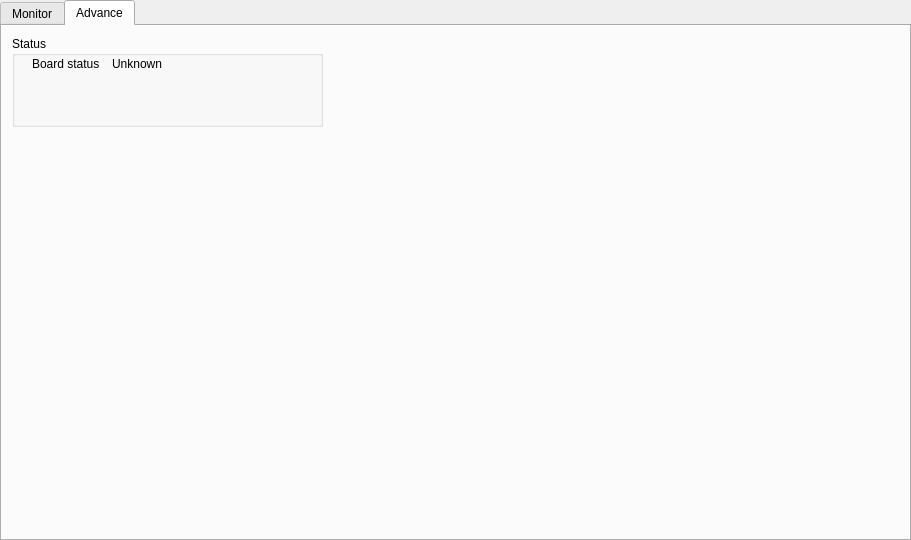
<?xml version="1.0" encoding="UTF-8"?>
<ui version="4.0">
 <class>MainWindow</class>
 <widget class="QMainWindow" name="MainWindow">
  <property name="geometry">
   <rect>
    <x>0</x>
    <y>0</y>
    <width>911</width>
    <height>540</height>
   </rect>
  </property>
  <property name="sizePolicy">
   <sizepolicy hsizetype="Fixed" vsizetype="Fixed">
    <horstretch>0</horstretch>
    <verstretch>0</verstretch>
   </sizepolicy>
  </property>
  <property name="maximumSize">
   <size>
    <width>911</width>
    <height>540</height>
   </size>
  </property>
  <property name="windowTitle">
   <string>ECG &amp; SpO2 Monitor</string>
  </property>
  <widget class="QWidget" name="centralwidget">
   <property name="sizePolicy">
    <sizepolicy hsizetype="Fixed" vsizetype="Fixed">
     <horstretch>0</horstretch>
     <verstretch>0</verstretch>
    </sizepolicy>
   </property>
   <property name="minimumSize">
    <size>
     <width>911</width>
     <height>540</height>
    </size>
   </property>
   <property name="maximumSize">
    <size>
     <width>911</width>
     <height>540</height>
    </size>
   </property>
   <widget class="QTabWidget" name="tabWidget">
    <property name="geometry">
     <rect>
      <x>0</x>
      <y>0</y>
      <width>911</width>
      <height>541</height>
     </rect>
    </property>
    <property name="currentIndex">
     <number>1</number>
    </property>
    <widget class="QWidget" name="tab_monitor">
     <attribute name="title">
      <string>Monitor</string>
     </attribute>
     <widget class="PlotWidget" name="ppg" native="true">
      <property name="geometry">
       <rect>
        <x>10</x>
        <y>10</y>
        <width>661</width>
        <height>221</height>
       </rect>
      </property>
     </widget>
     <widget class="QGroupBox" name="setting">
      <property name="geometry">
       <rect>
        <x>680</x>
        <y>100</y>
        <width>221</width>
        <height>241</height>
       </rect>
      </property>
      <property name="title">
       <string>PPG Setting</string>
      </property>
      <property name="alignment">
       <set>Qt::AlignJustify|Qt::AlignVCenter</set>
      </property>
      <widget class="QComboBox" name="sampleAverage">
       <property name="geometry">
        <rect>
         <x>110</x>
         <y>50</y>
         <width>101</width>
         <height>22</height>
        </rect>
       </property>
       <item>
        <property name="text">
         <string>1</string>
        </property>
       </item>
       <item>
        <property name="text">
         <string>2</string>
        </property>
       </item>
       <item>
        <property name="text">
         <string>4</string>
        </property>
       </item>
       <item>
        <property name="text">
         <string>8</string>
        </property>
       </item>
       <item>
        <property name="text">
         <string>16</string>
        </property>
       </item>
       <item>
        <property name="text">
         <string>32</string>
        </property>
       </item>
      </widget>
      <widget class="QLabel" name="label">
       <property name="geometry">
        <rect>
         <x>10</x>
         <y>20</y>
         <width>91</width>
         <height>21</height>
        </rect>
       </property>
       <property name="text">
        <string>LED Brightness</string>
       </property>
      </widget>
      <widget class="QLabel" name="label_2">
       <property name="geometry">
        <rect>
         <x>10</x>
         <y>50</y>
         <width>91</width>
         <height>21</height>
        </rect>
       </property>
       <property name="text">
        <string>Sample Average</string>
       </property>
      </widget>
      <widget class="QLabel" name="label_3">
       <property name="geometry">
        <rect>
         <x>10</x>
         <y>80</y>
         <width>91</width>
         <height>21</height>
        </rect>
       </property>
       <property name="text">
        <string>LED Mode</string>
       </property>
      </widget>
      <widget class="QComboBox" name="ledMode">
       <property name="geometry">
        <rect>
         <x>110</x>
         <y>80</y>
         <width>101</width>
         <height>22</height>
        </rect>
       </property>
       <property name="currentIndex">
        <number>1</number>
       </property>
       <item>
        <property name="text">
         <string>Red only</string>
        </property>
       </item>
       <item>
        <property name="text">
         <string>Red + IR</string>
        </property>
       </item>
      </widget>
      <widget class="QLabel" name="label_4">
       <property name="geometry">
        <rect>
         <x>10</x>
         <y>110</y>
         <width>91</width>
         <height>21</height>
        </rect>
       </property>
       <property name="text">
        <string>Sampling Rate</string>
       </property>
      </widget>
      <widget class="QComboBox" name="sampleRate">
       <property name="geometry">
        <rect>
         <x>110</x>
         <y>110</y>
         <width>101</width>
         <height>22</height>
        </rect>
       </property>
       <property name="currentIndex">
        <number>3</number>
       </property>
       <item>
        <property name="text">
         <string>50</string>
        </property>
       </item>
       <item>
        <property name="text">
         <string>100</string>
        </property>
       </item>
       <item>
        <property name="text">
         <string>200</string>
        </property>
       </item>
       <item>
        <property name="text">
         <string>400</string>
        </property>
       </item>
       <item>
        <property name="text">
         <string>800</string>
        </property>
       </item>
       <item>
        <property name="text">
         <string>1000</string>
        </property>
       </item>
       <item>
        <property name="text">
         <string>1600</string>
        </property>
       </item>
       <item>
        <property name="text">
         <string>3200</string>
        </property>
       </item>
      </widget>
      <widget class="QLabel" name="label_5">
       <property name="geometry">
        <rect>
         <x>10</x>
         <y>140</y>
         <width>91</width>
         <height>21</height>
        </rect>
       </property>
       <property name="text">
        <string>Pulse Width</string>
       </property>
      </widget>
      <widget class="QComboBox" name="pulseWidth">
       <property name="geometry">
        <rect>
         <x>110</x>
         <y>140</y>
         <width>101</width>
         <height>22</height>
        </rect>
       </property>
       <property name="currentIndex">
        <number>3</number>
       </property>
       <item>
        <property name="text">
         <string>69</string>
        </property>
       </item>
       <item>
        <property name="text">
         <string>118</string>
        </property>
       </item>
       <item>
        <property name="text">
         <string>215</string>
        </property>
       </item>
       <item>
        <property name="text">
         <string>411</string>
        </property>
       </item>
      </widget>
      <widget class="QLabel" name="label_6">
       <property name="geometry">
        <rect>
         <x>10</x>
         <y>170</y>
         <width>91</width>
         <height>21</height>
        </rect>
       </property>
       <property name="text">
        <string>ADC Range</string>
       </property>
      </widget>
      <widget class="QComboBox" name="adcRange">
       <property name="geometry">
        <rect>
         <x>110</x>
         <y>170</y>
         <width>101</width>
         <height>22</height>
        </rect>
       </property>
       <property name="currentIndex">
        <number>3</number>
       </property>
       <item>
        <property name="text">
         <string>2048</string>
        </property>
       </item>
       <item>
        <property name="text">
         <string>4096</string>
        </property>
       </item>
       <item>
        <property name="text">
         <string>8192</string>
        </property>
       </item>
       <item>
        <property name="text">
         <string>16384</string>
        </property>
       </item>
      </widget>
      <widget class="QSpinBox" name="ledBrightness">
       <property name="geometry">
        <rect>
         <x>110</x>
         <y>20</y>
         <width>101</width>
         <height>22</height>
        </rect>
       </property>
       <property name="suffix">
        <string> mA</string>
       </property>
       <property name="maximum">
        <number>255</number>
       </property>
       <property name="value">
        <number>70</number>
       </property>
      </widget>
      <widget class="QPushButton" name="setSetting">
       <property name="geometry">
        <rect>
         <x>60</x>
         <y>210</y>
         <width>91</width>
         <height>23</height>
        </rect>
       </property>
       <property name="text">
        <string>Set</string>
       </property>
      </widget>
     </widget>
     <widget class="QGroupBox" name="save">
      <property name="geometry">
       <rect>
        <x>10</x>
        <y>460</y>
        <width>661</width>
        <height>51</height>
       </rect>
      </property>
      <property name="title">
       <string>Save</string>
      </property>
      <property name="alignment">
       <set>Qt::AlignJustify|Qt::AlignVCenter</set>
      </property>
      <widget class="QLineEdit" name="path">
       <property name="geometry">
        <rect>
         <x>90</x>
         <y>20</y>
         <width>381</width>
         <height>20</height>
        </rect>
       </property>
       <property name="clearButtonEnabled">
        <bool>false</bool>
       </property>
      </widget>
      <widget class="QLabel" name="label_8">
       <property name="geometry">
        <rect>
         <x>20</x>
         <y>20</y>
         <width>71</width>
         <height>20</height>
        </rect>
       </property>
       <property name="font">
        <font>
         <pointsize>9</pointsize>
        </font>
       </property>
       <property name="text">
        <string>Path to file</string>
       </property>
      </widget>
      <widget class="QToolButton" name="browse">
       <property name="geometry">
        <rect>
         <x>480</x>
         <y>20</y>
         <width>25</width>
         <height>20</height>
        </rect>
       </property>
       <property name="text">
        <string>...</string>
       </property>
      </widget>
      <widget class="QPushButton" name="setSaveState">
       <property name="geometry">
        <rect>
         <x>520</x>
         <y>20</y>
         <width>61</width>
         <height>23</height>
        </rect>
       </property>
       <property name="text">
        <string>Start</string>
       </property>
       <property name="autoDefault">
        <bool>false</bool>
       </property>
      </widget>
      <widget class="QPushButton" name="pauseSave">
       <property name="enabled">
        <bool>false</bool>
       </property>
       <property name="geometry">
        <rect>
         <x>590</x>
         <y>20</y>
         <width>61</width>
         <height>23</height>
        </rect>
       </property>
       <property name="text">
        <string>Pause</string>
       </property>
      </widget>
     </widget>
     <widget class="QGroupBox" name="plot">
      <property name="geometry">
       <rect>
        <x>680</x>
        <y>340</y>
        <width>221</width>
        <height>171</height>
       </rect>
      </property>
      <property name="title">
       <string>Plot</string>
      </property>
      <property name="alignment">
       <set>Qt::AlignJustify|Qt::AlignVCenter</set>
      </property>
      <widget class="QPushButton" name="setNsample">
       <property name="geometry">
        <rect>
         <x>130</x>
         <y>40</y>
         <width>61</width>
         <height>23</height>
        </rect>
       </property>
       <property name="text">
        <string>Set</string>
       </property>
      </widget>
      <widget class="QLabel" name="label_7">
       <property name="geometry">
        <rect>
         <x>10</x>
         <y>20</y>
         <width>91</width>
         <height>21</height>
        </rect>
       </property>
       <property name="text">
        <string>Transmitted size</string>
       </property>
      </widget>
      <widget class="QSpinBox" name="Nsample">
       <property name="geometry">
        <rect>
         <x>20</x>
         <y>40</y>
         <width>101</width>
         <height>22</height>
        </rect>
       </property>
       <property name="whatsThis">
        <string/>
       </property>
       <property name="accelerated">
        <bool>true</bool>
       </property>
       <property name="correctionMode">
        <enum>QAbstractSpinBox::CorrectToNearestValue</enum>
       </property>
       <property name="suffix">
        <string> sample</string>
       </property>
       <property name="minimum">
        <number>25</number>
       </property>
       <property name="maximum">
        <number>200</number>
       </property>
       <property name="value">
        <number>50</number>
       </property>
      </widget>
      <widget class="QPushButton" name="setPlotSize">
       <property name="geometry">
        <rect>
         <x>130</x>
         <y>90</y>
         <width>61</width>
         <height>23</height>
        </rect>
       </property>
       <property name="text">
        <string>Set</string>
       </property>
      </widget>
      <widget class="QLabel" name="label_10">
       <property name="geometry">
        <rect>
         <x>10</x>
         <y>70</y>
         <width>81</width>
         <height>21</height>
        </rect>
       </property>
       <property name="text">
        <string>Plot size</string>
       </property>
      </widget>
      <widget class="QSpinBox" name="plotSize">
       <property name="geometry">
        <rect>
         <x>20</x>
         <y>90</y>
         <width>101</width>
         <height>22</height>
        </rect>
       </property>
       <property name="whatsThis">
        <string/>
       </property>
       <property name="accelerated">
        <bool>true</bool>
       </property>
       <property name="correctionMode">
        <enum>QAbstractSpinBox::CorrectToNearestValue</enum>
       </property>
       <property name="suffix">
        <string> sample</string>
       </property>
       <property name="minimum">
        <number>1000</number>
       </property>
       <property name="maximum">
        <number>10000</number>
       </property>
       <property name="singleStep">
        <number>100</number>
       </property>
       <property name="value">
        <number>1000</number>
       </property>
      </widget>
      <widget class="QPushButton" name="setPlotState">
       <property name="geometry">
        <rect>
         <x>60</x>
         <y>130</y>
         <width>91</width>
         <height>23</height>
        </rect>
       </property>
       <property name="text">
        <string>Start Plotting</string>
       </property>
      </widget>
     </widget>
     <widget class="PlotWidget" name="ecg" native="true">
      <property name="geometry">
       <rect>
        <x>10</x>
        <y>240</y>
        <width>661</width>
        <height>221</height>
       </rect>
      </property>
     </widget>
     <widget class="QLabel" name="logo">
      <property name="geometry">
       <rect>
        <x>710</x>
        <y>10</y>
        <width>162</width>
        <height>81</height>
       </rect>
      </property>
      <property name="text">
       <string/>
      </property>
      <property name="pixmap">
       <pixmap>Kmitl.jpg</pixmap>
      </property>
     </widget>
    </widget>
    <widget class="QWidget" name="tab_advance">
     <attribute name="title">
      <string>Advance</string>
     </attribute>
     <widget class="QGroupBox" name="groupBox">
      <property name="geometry">
       <rect>
        <x>10</x>
        <y>10</y>
        <width>311</width>
        <height>91</height>
       </rect>
      </property>
      <property name="title">
       <string>Status</string>
      </property>
      <widget class="QLabel" name="label_9">
       <property name="geometry">
        <rect>
         <x>20</x>
         <y>20</y>
         <width>71</width>
         <height>16</height>
        </rect>
       </property>
       <property name="text">
        <string>Board status :</string>
       </property>
      </widget>
      <widget class="QLabel" name="boardStatus">
       <property name="geometry">
        <rect>
         <x>100</x>
         <y>20</y>
         <width>191</width>
         <height>16</height>
        </rect>
       </property>
       <property name="text">
        <string>Unknown</string>
       </property>
      </widget>
     </widget>
    </widget>
   </widget>
  </widget>
 </widget>
 <customwidgets>
  <customwidget>
   <class>PlotWidget</class>
   <extends>QWidget</extends>
   <header>pyqtgraph</header>
   <container>1</container>
  </customwidget>
 </customwidgets>
 <resources/>
 <connections/>
</ui>
